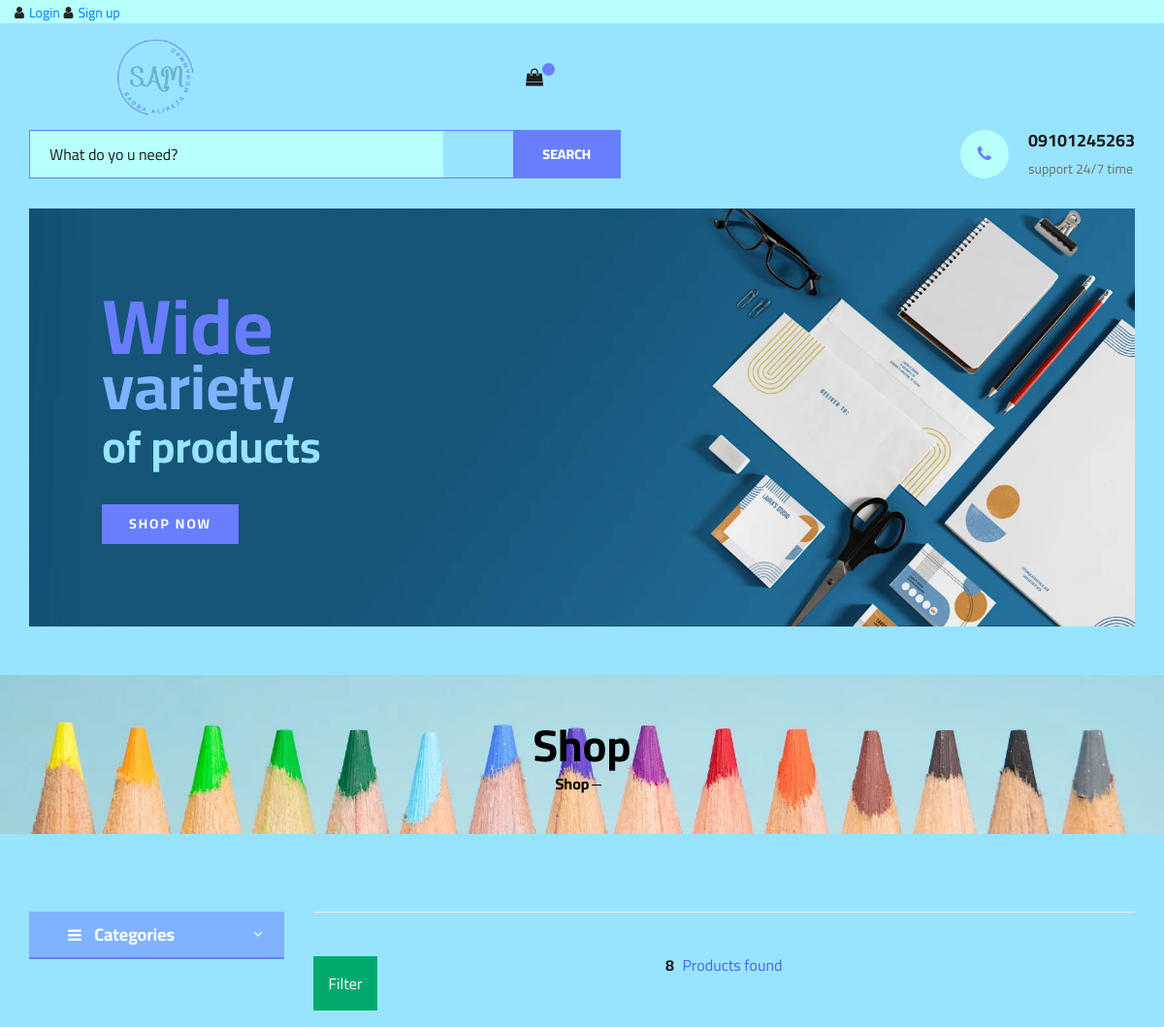
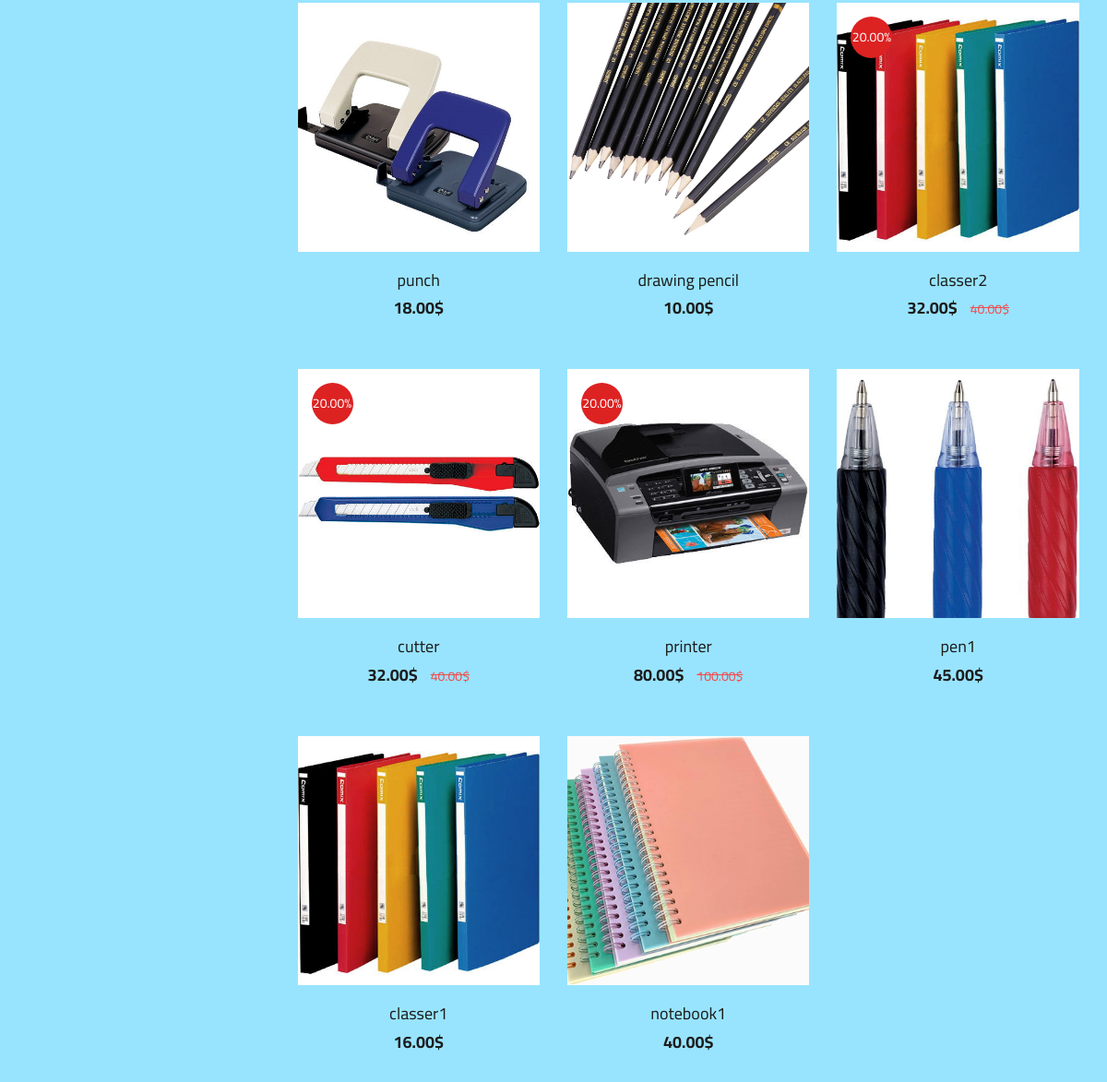
The app's page /search/ with its own data (2 pictures, top to bottom).
### website/models.py (models this page shows, shortened)
class Item(models.Model):
    Size_options = [
        ('tiny', 'tiny'),
        ('small', 'small'),
        ('medium', 'medium'),
        ('large','large')
    ]
    title = models.CharField(max_length=255)
    image = models.ImageField(upload_to='items_image/')
    category = TaggableManager()
    off = models.BooleanField(default=False)
    description = models.TextField()
    status = models.BooleanField(default=False)
    published_date = models.DateTimeField()
    created_date = models.DateTimeField(auto_now_add=True)
    updated_date = models.DateTimeField(auto_now=True)
    price = models.DecimalField(max_digits=10, decimal_places=2)
    discount = models.DecimalField(max_digits=10, decimal_places=2)
    final_price = models.DecimalField(max_digits=10, decimal_places=2, editable=False, null=True, blank=True)
    size = models.CharField(max_length=10, choices=Size_options)
    color = models.CharField(max_length=255)
    class Meta:
        ordering = ['-created_date']
    def __str__(self):
        return self.title

### website/views.py (the view)
# urls.py: path('search/',search_view,name='search'),
def search_view(request):
    items = Item.objects.filter(status=1)  # Initial queryset
    if 's' in request.GET:
        query = request.GET.get('s')
        if query:
            items = items.filter(description__icontains=query) | items.filter(title__contains=query) | items.filter(final_price__contains=query)| items.filter(size__contains=query) | items.filter(color__contains=query) | items.filter(discount__contains=query,off=1)
    context = {'items': items}
    print(items)
    return render(request, 'website_templates/shop.html', context=context)

### templates/website_templates/shop.html (shortened to what this page needs)
{% extends "base.html" %}
{% block content %}
{% load static %}
    <section class="breadcrumb-section set-bg" data-setbg="{% static 'img/art-materials-colored-pencils.webp' %}">
        <div class="container">
            <div class="row">
                <div class="col-lg-12 text-center">
                    <div class="breadcrumb__text">
                        <h2>Shop</h2>
                        <div class="breadcrumb__option">
                            <a href="#">Shop</a>
                        </div>
                    </div>
                </div>
            </div>
        </div>
    </section>
    <section class="product spad">
        <div class="container">
            <div class="row">
                <div class="col-lg-3 col-md-5">
                    <div class="sidebar">
                        {% include 'website_templates/category.html' %}
                    </div>
                </div>
                <div class="col-lg-9 col-md-7" >
                    <div class="filter__item">
                        <div class="row">
                            <div class="col-lg-4 col-md-5">
                                <div class="dropdown">
                                    <button class="dropbtn">Filter</button>
                                  </div>
                            </div>
                            <div class="col-lg-4 col-md-4">
                                <div class="filter__found">
                                    <h6><span>{{items|length}}</span> Products found</h6>
                                </div>
                            </div>
                        </div>
                    </div>
                    <div class="row" >
                        {% for item in items %}
                        <div class="col-lg-4 col-md-6 col-sm-6">
                            {% if user.is_authenticated %}
                            <a href="{% url 'website:single' pid=item.id %}"><div class="product__item">
                                {% if item.off %}
                                <div class="product__discount__item">
                                    <div class="product__discount__item__pic set-bg"
                                        data-setbg="{{item.image.url}}">
                                        <div class="product__discount__percent">{{item.discount}}%</div>
                                </div>
                                </div>
                                <div class="product__discount__item__text">
                                    <h5><a>{{item.title}}</h5></a>
                                    <div class="product__item__price">{{item.final_price}}$ <span>{{item.price}}$</span></div>
                                </div>
                                {% else %}
                                <div class="product__item__pic set-bg" data-setbg="{{item.image.url}}">
                                </div>
                                <div class="product__discount__item__text">
                                    <h5><a href="#">{{item.title}}</a></h5>
                                    <div class="product__item__price">{{item.final_price}}$ </div>
                                </div>
                                {% endif %}
                            </div></a>
                            {% else %}
                            <a href="{% url 'accounts:login' %}"><div class="product__item">
                                {% if item.off %}
                                <div class="product__discount__item">
                                    <div class="product__discount__item__pic set-bg"
                                        data-setbg="{{item.image.url}}">
                                        <div class="product__discount__percent">{{item.discount}}%</div>
                                </div>
                                </div>
                                <div class="product__discount__item__text">
                                    <h5><a href="#">{{item.title}}</a></h5>
                                    <div class="product__item__price">{{item.final_price}}$ <span>{{item.price}}$</span></div>
                                </div>
                                {% else %}
                                <div class="product__item__pic set-bg" data-setbg="{{item.image.url}}">
                                </div>
                                <div class="product__discount__item__text">
                                    <h5><a href="#">{{item.title}}</a></h5>
                                    <div class="product__item__price">{{item.final_price}}$ </div>
                                </div>
                                {% endif %}
                            </div></a>
                            {% endif %}
                        </div>
                        {% endfor %}
                    </div>
                </div>
            </div>
        </div>
    </section>
  {% endblock %}

### templates/base.html (shortened to what this page needs)
{% load static %}
<!DOCTYPE html>
<html lang="zxx">
<head>
    <link rel="stylesheet" href="{% static 'css/bootstrap.min.css' %}" type="text/css">
    <link rel="stylesheet" href="{% static 'css/font-awesome.min.css' %}" type="text/css">
    <link rel="stylesheet" href="{% static 'css/elegant-icons.css' %}" type="text/css">
    <link rel="stylesheet" href="{% static 'css/nice-select.css' %}" type="text/css">
    <link rel="stylesheet" href="{% static 'css/jquery-ui.min.css' %}" type="text/css">
    <link rel="stylesheet" href="{% static 'css/owl.carousel.min.css' %}" type="text/css">
    <link rel="stylesheet" href="{% static 'css/slicknav.min.css' %}" type="text/css">
    <link rel="stylesheet" href="{% static 'css/style.css' %}" type="text/css">
</head>
<body>
    <header class="header">
        <div class="header__top">
            <div class="container">
                <div class="row">
                    <div class="">
                        <div class="header__top__left">
                            <ul>
                                {% if request.user.is_authenticated %}
                                <li><a href="#"><i class="fa fa-user"></i> Logged in as {{request.user.username}}</a></li>
                                <li><a href="{% url 'accounts:logout' %}" ><i class="fa fa-user"></i>Logout</a></li>
                                {% else %}
                                <li><a href="{% url 'accounts:login' %}"><i class="fa fa-user"></i>Login</a></li>
                                <li><a href="{% url 'accounts:signup' %}" ><i class="fa fa-user"></i>Sign up</a></li>
                                {% endif %}
                            </ul>
                        </div>
                    </div>
                </div>
            </div>
        </div>
        <div class="container">
            <div class="row">
                <div class="col-lg-3">
                    <div class="header__logo">
                        <a href="#"><img src="{% static 'img/SAM.png' %}" alt="LOGO"></a>
                    </div>
                </div>
                <div class="col-lg-3">
                    <div class="header__cart">
                        <ul>
                            <li><a href="{% url 'website:cart' %}"><i class="fa fa-shopping-bag"></i> <span>{{cartItems}}</span></a></li>
                        </ul>
                    </div>
                </div>
            </div>
        </div>
    </header>
    <section class="hero">
        <div class="container">
            <div class="row">
                <div class="col-lg-12">
                    <div class="hero__search">
                        {% include 'website_templates/search.html' %}
                        <div class="hero__search__phone">
                            <div class="hero__search__phone__icon">
                                <i class="fa fa-phone"></i>
                            </div>
                            <div class="hero__search__phone__text">
                                <h5>09101245263</h5>
                                <span>support 24/7 time</span>
                            </div>
                        </div>
                    </div>
                    <div class="hero__item set-bg" data-setbg="{% static 'img/hero/S001525875.webp' %}">
                        <div class="hero__text">
                            <h1>Wide</h1>
                            <h2>variety</h2>
                            <h3>of products</h3>
                            <br>
                            <a href="{% url 'website:shop' %}" class="primary-btn">SHOP NOW</a>
                        </div>
                    </div>
                </div>
            </div>
        </div>
    </section>
    {% block content %}
    {% endblock %}
</body>
</html>

### templates/website_templates/search.html
<div class="hero__search__form">
    <form action="{% url 'website:search' %}">
        <input type="text" placeholder="What do yo u need?" name="s">
        <button type="submit" class="site-btn">SEARCH</button>
    </form>
</div>

### templates/website_templates/category.html (shortened to what this page needs)
<div class="hero__categories">
<div class="hero__categories__all">
    <i class="fa fa-bars"></i>
    <span>Categories</span>
</div>
<ul>
</ul>
</div>

### templates/website_templates/shop-paginator.html (shortened to what this page needs)
{% load static %}

### records on screen
Item: shows a picture, title "punch", final_price "18.00"
Item: shows a picture, title "drawing pencil", final_price "10.00"
Item: shows a picture, discount "20.00", title "classer2", final_price "32.00", price "40.00"
Item: shows a picture, discount "20.00", title "cutter", final_price "32.00", price "40.00"
Item: shows a picture, discount "20.00", title "printer", final_price "80.00", price "100.00"
Item: shows a picture, title "pen1", final_price "45.00"
Item: shows a picture, title "classer1", final_price "16.00"
Item: shows a picture, title "notebook1", final_price "40.00"

### other values on screen
{{ items|length }} "8"
